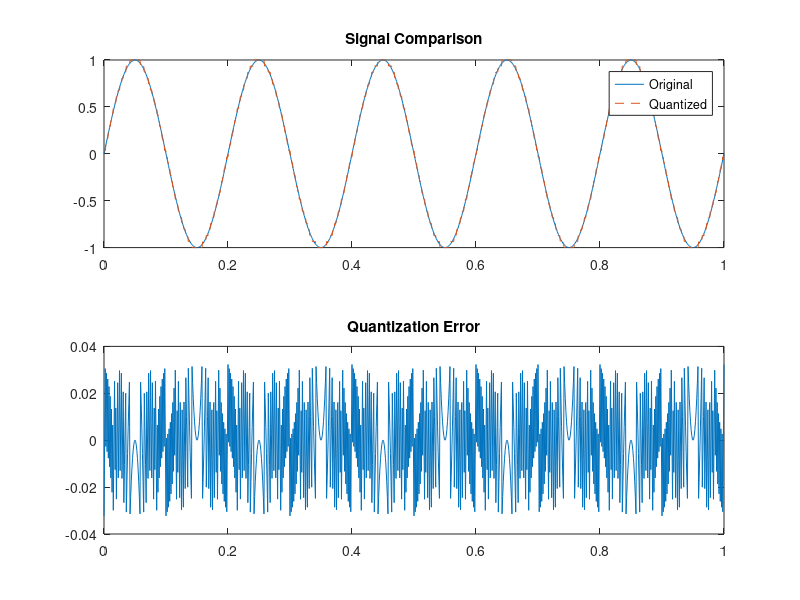

Reproduce this figure in MATLAB.
% Problem 8: Quantization Error Analysis
% Objective: Calculate quantization error, plot error signal, and calculate Mean Squared Error (MSE).

clc; clear; close all;

f = input('Enter signal frequency (Hz): ');
bits = input('Enter number of bits: ');

t = 0:0.001:1;
x = sin(2*pi*f*t);

L = 2^bits;
d = 2/(L-1);

xq = round((x+1)/d)*d-1;
xq = min(max(xq,-1),1);

e = x-xq;
MSE = mean(e.^2);

subplot(2,1,1); plot(t,x,t,xq,'--');
legend('Original','Quantized');
title('Signal Comparison');

subplot(2,1,2); plot(t,e);
title('Quantization Error');

fprintf('MSE = %.6f\n',MSE);
